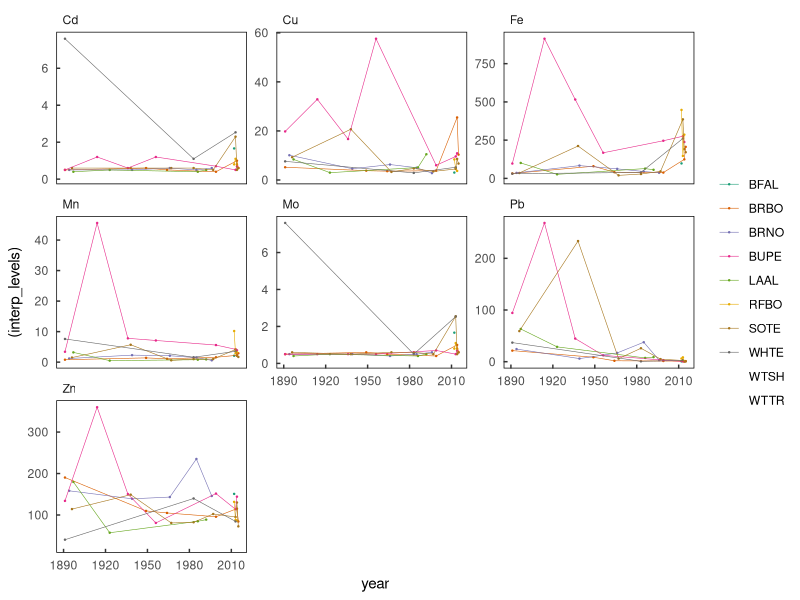
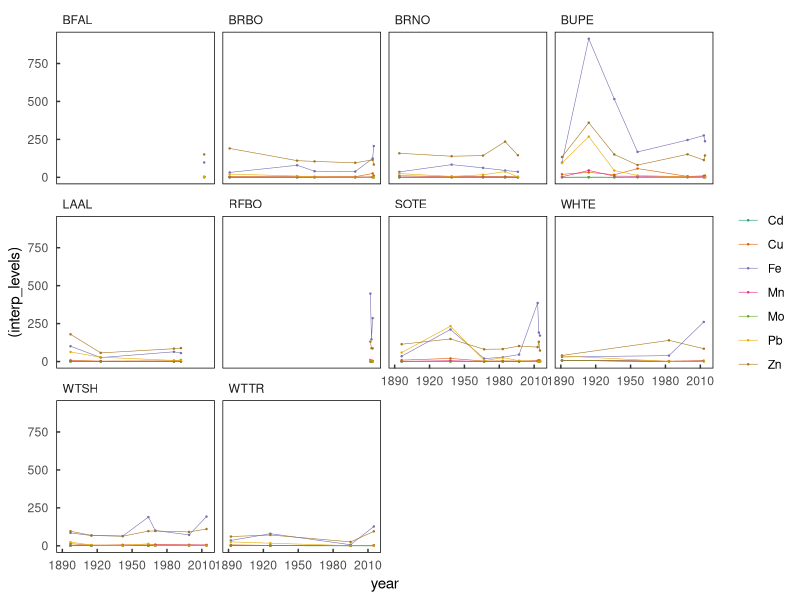

R code for these plots, in order: (Note: this script raises an error after producing the figures.)
# load libraries
library(ggplot2)
library(dplyr)
library(tidyr)
library(tidyverse)
library(zoo)

##############################
###  Popular ggPlot theme  ###
##############################
themeo <-theme_classic()+
  theme(strip.background = element_blank(),
        axis.line = element_blank(),
        axis.text.x = element_text(margin = margin( 0.2, unit = "cm")),
        axis.text.y = element_text(margin = margin(c(1, 0.2), unit = "cm")),
        axis.ticks.length=unit(-0.1, "cm"),
        panel.border = element_rect(colour = "black", fill=NA, size=.5),
        legend.title=element_blank(),
        strip.text=element_text(hjust=0) )

# set working directory and read in csv
setwd('/Users/tgagne/Dropbox (MBA)/Seabird TL Project/data') # running from Tylers computer
#setwd('C:/Users/omax0085/Dropbox/Seabird TL Project/data') # running from Lizzies computer
getwd()

# tyler dataframe manipulation
 # you may have to install this
metals <- read.csv('heavy_metal_June6.csv' , header = T,na.strings = "--" )
unique_id <- paste0("B",seq(1,dim(metals)[1])) # create a unique ID for each specimen
metals <- cbind(unique_id, metals)             # add that to the dataframe

str(metals) # check the structure

# reshape the dataframe so every row is the contamination level for a single metal for a single specimen
metals_values_gathered <- select(metals, unique_id, spp, year, Mn, Fe, Cu, Zn, As, Mo, Cd, Hg, Pb) %>% 
  gather(key = metal, value = measurement, Mn, Fe, Cu, Zn, As, Mo, Cd, Hg, Pb) 

# reshape the dataframe so every row is the min detection level for a single metal for a single specimen
metals_limits_gathered <- select(metals, unique_id, spp, year, Mn_rl, Fe_rl, Cu_rl, Zn_rl, As_rl, Mo_rl, Cd_rl, Hg_rl, Pb_rl) %>% 
  gather(key = metal_limit, value = reference_limit, Mn_rl, Fe_rl, Cu_rl, Zn_rl, As_rl, Mo_rl, Cd_rl, Hg_rl, Pb_rl)

# join those dataframes 
joined_metal <- cbind(metals_values_gathered,ref_limit = metals_limits_gathered$reference_limit)

# create new column - if measurement level is NA then use min detection
joined_metal$interp_levels <- if_else(is.na(joined_metal$measurement),joined_metal$ref_limit,joined_metal$measurement)

#clean up
rm(metals_limits_gathered,metals_values_gathered,metals,unique_id)

# because some more recent years have multiple observations per year, return average by year
joined_metal <- joined_metal %>% group_by(spp,metal,year) %>%
  summarise(interp_levels = mean(interp_levels), ref_limit = mean(ref_limit)) %>%
  ungroup() %>% 
  group_by(spp,metal) 

#metal to factor
joined_metal$metal <- as.factor(joined_metal$metal)

# extreme value species
#joined_metal <- filter(joined_metal, !spp %in% c("BUPE", "SOTE","RFBO","BFAL") )
joined_metal <- filter(joined_metal, !metal %in% c("As",'Hg') )

# metals by species facetted 
ggplot(joined_metal,aes(x = year, y = (interp_levels), color = spp, group = spp))+
  geom_point(size = .2)+
  geom_line(size = .2)+
  facet_wrap(~metal, scales = "free_y")+
  scale_color_brewer(palette = "Dark2")+
  themeo

# species by metal facetted
ggplot(joined_metal,aes(x = year, y = (interp_levels), color = metal, group = metal))+
  geom_point(size = .2)+
  geom_line(size = .2)+
  facet_wrap(~spp)+
  scale_color_brewer(palette = "Dark2")+
  themeo

# interpolating values between years
# build dummy data.frame
spp      <- levels(droplevels(joined_metal$spp))
metals   <-  levels(droplevels(joined_metal$metal))
dummy_df <- NULL
yearvec  <- data.frame(year = seq(min(joined_metal$year), max(joined_metal$year)))

# Build empty dataframe with relavant fields
for(s in 1:length(spp)) {
    met <- NULL
  for(m in 1:length(metals)){
      rep <- NULL
      rep <- cbind(spp = spp[s], metal = metals[m],yearvec)
      met <- rbind(met,rep)
  }
  dummy_df <- rbind(dummy_df,met)
}

dummy_df$interp_levels <- NA
sc <- merge(joined_metal,dummy_df, by = c("spp","metal","year"), all = T)
sc$interp_levels.y <- NULL
sc$interp_levels <- sc$interp_levels.x
sc$interp_levels.x <- NULL
joined_metal <- sc

# cleanup
rm(sc,yearvec,met,rep,dummy_df,m,s)

# linear interpolation of NAs
joined_metal <- joined_metal %>% 
  group_by(spp,metal) %>% 
  mutate(ip.value = na.approx(interp_levels, rule = 2)) #linear interpolation
  #mutate(ip.value = na.approx(interp_levels, rule = 2)) %>% 
  #mutate(ip.value = na.approx(interp_levels, rule = 2)) %>% 

joined_metal %>% 
  ggplot(aes(year,ip.value,color = metal))+
  geom_point()+
  scale_color_brewer(palette = "Dark2")+
  facet_wrap(~spp, scales = "free_y")

joined_metal %>% 
  group_by(spp,metal) %>% 
  mutate(time = seq(1,n())) %>%
  mutate(ip.value = approx(time,interp_levels,time)$y) %>% 
  select(-time) %>% 
  ggplot(aes(year,ip.value,color = metal))+
  geom_point()+
  scale_color_brewer(palette = "Dark2")+
  facet_wrap(~spp)


# attempt to bootstrap estimates
# what we want:
# It would be great to for each metal for each species across time fit a number of smoothers
# Predict across the whole range from 1890 to 2015
# adjusted bootstrap loop starting dataframe
joined_metal <- data.frame(year = joined_metal$year, 
                           spp = joined_metal$spp, 
                           metal = joined_metal$metal, 
                           interp_levels = joined_metal$ip.value)

joined_metal %>% 
  ggplot(aes(year,interp_levels,color = metal))+
  geom_point()+
  scale_color_brewer(palette = "Dark2")+
  facet_wrap(~spp, scales = "free_y")+
  themeo

joined_metal$metal <- as.factor(joined_metal$metal)
year <- seq(from = 1890, to = 2015,by = 1)
sppx <-   levels(droplevels(joined_metal$spp))
metals <- levels(droplevels(joined_metal$metal))
all_df <- NULL
rep <- NULL

for( i in 1:length(sppx)) {
  
  one_spp <- NULL
  # select a single species
  one_spp <- subset(joined_metal, spp == sppx[i] )

  for( x in 1:length(metals)){
    # select a single metal
    one_spp_one_metal <- filter(one_spp, metal == metals[x])
    
    for( b in 1:10){ 
      modeled <- NULL
      # randomly sample ~80% observations
      one_spp_one_metal_samp <- sample_frac(one_spp_one_metal, size = .2)
      # fit a model to the sample
      smooth_mod <- loess(interp_levels ~ year, data = one_spp_one_metal_samp, span = .5)
      # predict across whole year range
      modeled <- predict(object = smooth_mod, newdata =  year)
      replic <- data.frame(year,modeled,b, spp = sppx[i], metal = metals[x])
      rep <- rbind(rep,replic)
    }
  }
}

str(rep)
colnames(rep) <- c("year","modeled","rep","spp","metal")
all_df <- rep


# scratch
str(all_df)

ggplot()+
  geom_point(data = (all_df),aes(year,modeled,color = metal), size = .2)+
  facet_wrap(~spp, scales = 'free_y')+
  scale_color_brewer(palette = "Dark2")+
  themeo

ggplot()+
  geom_point(data = all_df,aes(year,modeled,color = spp), size = .2)+
  scale_color_brewer(palette = "Dark2")+
  facet_wrap(~metal, scales = 'free_y')+
  themeo

ggplot()+
  geom_point(data = all_df,aes(x = year, y = modeled, color = spp),size = .2)+
  geom_point(data = joined_metal,aes(x = year, y = interp_levels, color = spp),size = .2, color = "black")+
  #geom_line(size = .2)+
  facet_wrap(~metal, scales = "free_y")+
  scale_color_brewer(palette = "Dark2")+
  themeo

ggplot(all_df,aes(x = year, y = modeled, color = metal))+
  geom_point(data = all_df,aes(x = year, y = modeled, color = metal),size = .2)+
  geom_point(data = joined_metal,aes(x = year, y = interp_levels, color = metal),size = .2, color = "black")+
  #geom_line(size = .2)+
  facet_wrap(~spp, scales = "free_y")+
  scale_color_brewer(palette = "Dark2")+
  themeo


# bring in the trophic position estimates from Gagne et al. 2018
trophic_p <- read.csv('tp_through_time.csv')
str(trophic_p)

# plot it quick to look at it 
ggplot(trophic_p,aes(x = year, y = tp_med, color = spp))+
  geom_line()+
  themeo

ggplot(trophic_p,aes(x = year, y = tp_med, color = spp))+
  geom_line()+
  facet_wrap(~spp)+
  themeo

# merge this in with the metals data
# I want NAs for all years that don't have metal readings, to then interpolate.
# trophic species levels 
# equate levels
# which in this case means building a dataframe with TPs labeled with factors from the heavy metals


levels(trophic_p$spp)
levels(joined_metal$spp)

# dragging through this.

# BRBO == BRBO
# BRNO == BRNO
# BUPE == BUPE
# LAAL == LAAL
# SOTE == SOTE
# WHTE == WHTE
# WTSH == WTSH
# WTTR == WTTR

# BFAL == LAAL in the TrophicTP
# RFBO == BRBO in the TrophicTP

str(trophic_p)

BFAL <- filter(trophic_p, spp == "LAAL") %>% mutate(spp = "BFAL")
RFBO <- filter(trophic_p, spp == "BRBO") %>% mutate(spp = "RFBO")

trophic_p <- rbind(trophic_p, BFAL, RFBO)
trophic_p <- filter(trophic_p, !spp == "TP")

levels(trophic_p$spp)

joined_all <- left_join(joined_metal, trophic_p, by = c("year","spp")) %>%  select(-X)

ggplot(data = joined_all, aes(x = year, y = interp_levels))+
  geom_line(aes(color = metal)) + 
  facet_wrap(~spp, scales = "free_y")+
  geom_line(aes(y = tp_med^5), color = "black") +
  themeo




ggplot(data = joined_all)+
  geom_line(aes(x = year, y = tp_med )) + 
  facet_wrap(~spp)+
  themeo
